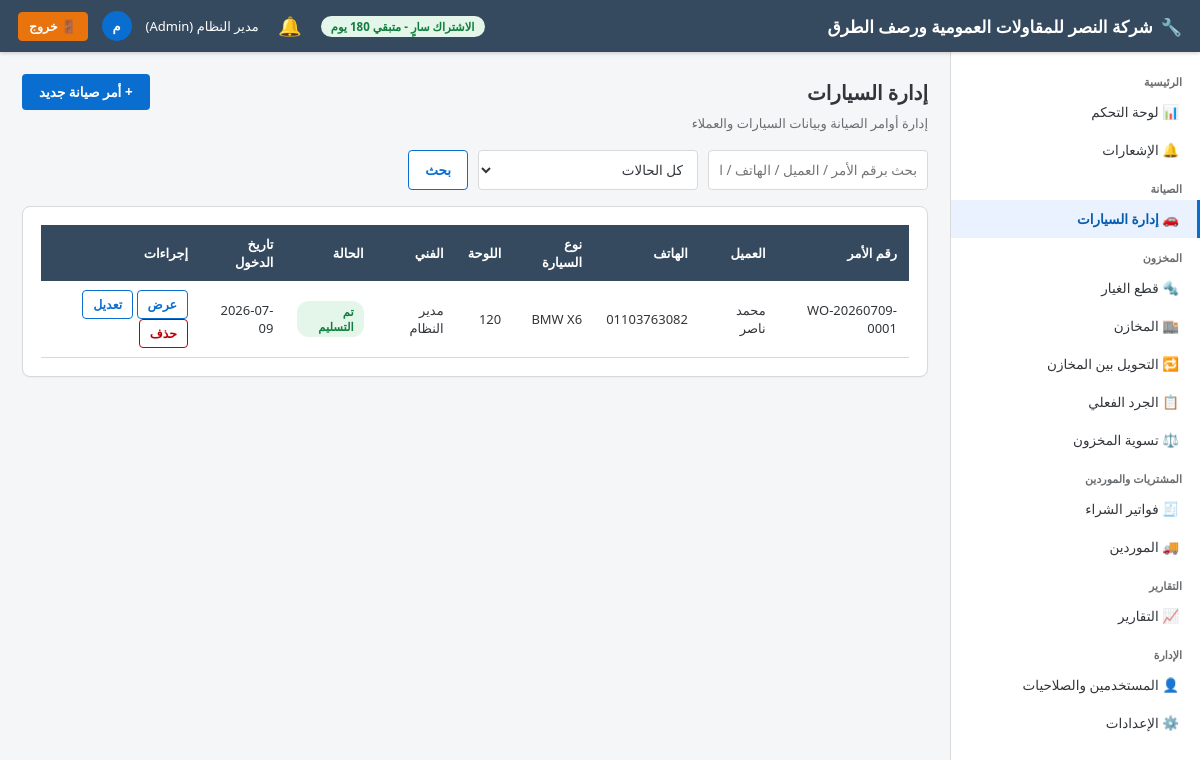
/vehicles/ (signed in), run on the app's committed database.
### app/models/settings.py (models this page shows)
class CompanySettings(db.Model):
    __tablename__ = "company_settings"
    id = db.Column(db.Integer, primary_key=True)
    company_name = db.Column(db.String(150), default="مركز الصيانة")
    logo_path = db.Column(db.String(255))
    phone = db.Column(db.String(30))
    address = db.Column(db.String(250))
    email = db.Column(db.String(120))
    commercial_register = db.Column(db.String(50))   # السجل التجاري
    tax_no = db.Column(db.String(50))                # الرقم الضريبي
    tax_percent_default = db.Column(db.Numeric(5, 2), default=15)
    invoice_prefix = db.Column(db.String(10), default="INV-")
    workorder_prefix = db.Column(db.String(10), default="WO-")
    next_invoice_no = db.Column(db.Integer, default=1)
    next_workorder_no = db.Column(db.Integer, default=1)

### app/models/user.py (models this page shows, shortened)
class User(db.Model, UserMixin):
    __tablename__ = "users"
    id = db.Column(db.Integer, primary_key=True)
    full_name = db.Column(db.String(150), nullable=False)
    username = db.Column(db.String(50), unique=True, nullable=False, index=True)
    password_hash = db.Column(db.String(255), nullable=False)
    phone = db.Column(db.String(30))
    email = db.Column(db.String(120))
    role_id = db.Column(db.Integer, db.ForeignKey("roles.id"), nullable=False)
    is_active_user = db.Column(db.Boolean, default=True)
    is_hidden = db.Column(db.Boolean, default=False)   # مستخدم خفي (لا يظهر في شاشة إدارة المستخدمين)
    created_at = db.Column(db.DateTime, default=datetime.utcnow)
    role = db.relationship("Role", back_populates="users")
    @property
    def is_active(self):
        return self.is_active_user
    @property
    def is_super_admin(self):
        return self.username == "administrator" and self.is_hidden

class Role(db.Model):
    __tablename__ = "roles"
    id = db.Column(db.Integer, primary_key=True)
    name = db.Column(db.String(50), unique=True, nullable=False)
    description = db.Column(db.String(200))
    users = db.relationship("User", back_populates="role")
    permissions = db.relationship("RolePermission", back_populates="role", cascade="all, delete-orphan")

### app/models/vehicle.py (models this page shows, shortened)
class Vehicle(db.Model):
    __tablename__ = "vehicles"
    id = db.Column(db.Integer, primary_key=True)
    order_no = db.Column(db.String(30), unique=True, nullable=False, index=True)  # رقم أمر الصيانة
    customer_name = db.Column(db.String(150), nullable=False)
    customer_phone = db.Column(db.String(30), nullable=False)
    customer_address = db.Column(db.String(250))
    car_type = db.Column(db.String(100), nullable=False)     # نوع السيارة
    car_model = db.Column(db.String(100))                    # الموديل
    plate_no = db.Column(db.String(30), nullable=False)      # رقم اللوحة
    chassis_no = db.Column(db.String(60))                    # رقم الشاسيه
    color = db.Column(db.String(40))
    odometer = db.Column(db.Integer, default=0)              # العداد
    entry_date = db.Column(db.DateTime, default=datetime.utcnow)
    expected_delivery_date = db.Column(db.DateTime)
    actual_delivery_date = db.Column(db.DateTime)
    technician_id = db.Column(db.Integer, db.ForeignKey("users.id"))
    status = db.Column(db.String(30), default=VehicleStatusEnum.IN_PROGRESS)
    notes = db.Column(db.Text)
    created_by_id = db.Column(db.Integer, db.ForeignKey("users.id"))
    created_at = db.Column(db.DateTime, default=datetime.utcnow)
    technician = db.relationship("User", foreign_keys=[technician_id])
    faults = db.relationship("VehicleFault", back_populates="vehicle", cascade="all, delete-orphan")
    parts_used = db.relationship("WorkOrderPart", back_populates="vehicle", cascade="all, delete-orphan")
    @property
    def status_label(self):
        return VehicleStatusEnum.LABELS_AR.get(self.status, self.status)

### app/blueprints/vehicles/routes.py (the view, shortened to what this page needs)
@vehicles_bp.route("/")
@login_required
def list_vehicles():
    q = request.args.get("q", "").strip()
    status = request.args.get("status", "")
    query = Vehicle.query
    if status:
        query = query.filter_by(status=status)
    vehicles = query.order_by(Vehicle.created_at.desc()).all()
    return render_template("vehicles/list.html", vehicles=vehicles, q=q, status=status,
                            statuses=VehicleStatusEnum.LABELS_AR)

### app/models/license.py (called while the page is built)
    @property
    def is_expired(self):
        return datetime.utcnow() > self.expires_at

    @property
    def days_remaining(self):
        return (self.expires_at - datetime.utcnow()).days

### app/services/notification_service.py (called while the page is built, shortened)
def generate_notifications(force=False):
    global _last_refresh_ts
    now_ts = time.time()
    if not force and (now_ts - _last_refresh_ts) < _REFRESH_INTERVAL:
        return

def get_unread_count():
    return Notification.query.filter_by(is_read=False).count()

### app/templates/vehicles/list.html (shortened to what this page needs)
{% extends "base.html" %}
{% block content %}
<div class="page-title">
    إدارة السيارات
    <a href="{{ url_for('vehicles.create_vehicle') }}" class="btn btn-primary">+ أمر صيانة جديد</a>
</div>
<div class="page-subtitle">إدارة أوامر الصيانة وبيانات السيارات والعملاء</div>
<form class="search-bar" method="GET">
    <input type="text" name="q" placeholder="بحث برقم الأمر / العميل / الهاتف / اللوحة / الشاسيه" value="{{ q }}">
    <select name="status">
        <option value="">كل الحالات</option>
    </select>
    <button class="btn btn-outline" type="submit">بحث</button>
</form>
<div class="fiori-card">
    <div class="fiori-table-wrap">
        <table class="fiori-table">
            <thead>
                <tr>
                    <th>رقم الأمر</th><th>العميل</th><th>الهاتف</th><th>نوع السيارة</th>
                    <th>اللوحة</th><th>الفني</th><th>الحالة</th><th>تاريخ الدخول</th><th class="no-print">إجراءات</th>
                </tr>
            </thead>
            <tbody>
            {% for v in vehicles %}
                <tr>
                    <td><a href="{{ url_for('vehicles.view_vehicle', vehicle_id=v.id) }}">{{ v.order_no }}</a></td>
                    <td>{{ v.customer_name }}</td>
                    <td>{{ v.customer_phone }}</td>
                    <td>{{ v.car_type }} {{ v.car_model or '' }}</td>
                    <td>{{ v.plate_no }}</td>
                    <td>{{ v.technician.full_name if v.technician else '-' }}</td>
                    <td>
                        {% if v.status == 'finished' or v.status == 'delivered' %}<span class="badge badge-green">{{ v.status_label }}</span>
                        {% elif v.status == 'waiting_parts' %}<span class="badge badge-orange">{{ v.status_label }}</span>
                        {% else %}<span class="badge badge-blue">{{ v.status_label }}</span>{% endif %}
                    </td>
                    <td>{{ v.entry_date.strftime('%Y-%m-%d') if v.entry_date else '-' }}</td>
                    <td class="no-print">
                        <a href="{{ url_for('vehicles.view_vehicle', vehicle_id=v.id) }}" class="btn btn-outline btn-sm">عرض</a>
                        <a href="{{ url_for('vehicles.edit_vehicle', vehicle_id=v.id) }}" class="btn btn-outline btn-sm">تعديل</a>
                        <form method="POST" action="{{ url_for('vehicles.delete_vehicle', vehicle_id=v.id) }}" style="display:inline" onsubmit="return confirm('هل أنت متأكد من حذف أمر الصيانة هذا؟ لا يمكن التراجع عن هذا الإجراء.');">
                            <button type="submit" class="btn btn-danger btn-sm">حذف</button>
                        </form>
                    </td>
                </tr>
            {% else %}
                <tr><td colspan="9" class="empty-state">لا توجد سيارات مطابقة</td></tr>
            {% endfor %}
            </tbody>
        </table>
    </div>
</div>
{% endblock %}

### app/templates/base.html (shortened to what this page needs)
<!DOCTYPE html>
<html lang="ar" dir="rtl">
<head>
    <link rel="stylesheet" href="{{ url_for('static', filename='css/fiori.css') }}">
</head>
<body>
    <header class="fiori-header">
        <div style="display:flex;align-items:center;">
            <div class="brand">
                {% if company and company.logo_path %}
                <img src="{{ url_for('static', filename=company.logo_path) }}" alt="شعار" style="height:30px;width:30px;object-fit:contain;border-radius:4px;background:#fff;padding:2px;">
                {% else %}
                🔧
                {% endif %}
                <span>{{ company.company_name if company and company.company_name else 'نظام إدارة مركز الصيانة' }}</span>
            </div>
        </div>
        <div class="user-box">
            {% if license_days_remaining is defined and license_days_remaining is not none %}
                {% if license_days_remaining <= 5 %}
                <span class="badge badge-red">الاشتراك ينتهي خلال {{ license_days_remaining }} يوم</span>
                {% elif license_days_remaining <= 15 %}
                <span class="badge badge-orange">الاشتراك ينتهي خلال {{ license_days_remaining }} يوم</span>
                {% else %}
                <span class="badge badge-green">الاشتراك سارٍ - متبقي {{ license_days_remaining }} يوم</span>
                {% endif %}
            {% endif %}
            <div class="notif-bell-wrap">
                <button type="button" class="notif-bell-btn" id="notifBellBtn" aria-label="الإشعارات">
                    🔔
                </button>
            </div>
            <span>{{ current_user.full_name }} ({{ current_user.role.name if current_user.role else '' }})</span>
            <div class="user-avatar">{{ current_user.full_name[0] if current_user.full_name else 'U' }}</div>
            <a href="{{ url_for('auth.logout') }}" class="btn btn-logout btn-sm">🚪 خروج</a>
        </div>
    </header>
    <nav class="fiori-sidebar">
        <div class="nav-group-title">الرئيسية</div>
        <a class="nav-link {{ 'active' if request.blueprint=='dashboard' }}" href="{{ url_for('dashboard.index') }}">📊 لوحة التحكم</a>
        <a class="nav-link {{ 'active' if request.blueprint=='notifications' }}" href="{{ url_for('notifications.list_notifications') }}">
            🔔 الإشعارات
        </a>
        <div class="nav-group-title">الصيانة</div>
        <a class="nav-link {{ 'active' if request.blueprint=='vehicles' }}" href="{{ url_for('vehicles.list_vehicles') }}">🚗 إدارة السيارات</a>
        <div class="nav-group-title">المخزون</div>
        <a class="nav-link {{ 'active' if request.blueprint=='parts' }}" href="{{ url_for('parts.list_parts') }}">🔩 قطع الغيار</a>
        <a class="nav-link {{ 'active' if request.blueprint=='warehouses' }}" href="{{ url_for('warehouses.list_warehouses') }}">🏬 المخازن</a>
        <a class="nav-link {{ 'active' if request.blueprint=='transfers' }}" href="{{ url_for('transfers.list_transfers') }}">🔁 التحويل بين المخازن</a>
        <a class="nav-link {{ 'active' if request.blueprint=='stocktake' }}" href="{{ url_for('stocktake.list_stocktakes') }}">📋 الجرد الفعلي</a>
        <a class="nav-link {{ 'active' if request.blueprint=='adjustments' }}" href="{{ url_for('adjustments.list_adjustments') }}">⚖️ تسوية المخزون</a>
        <div class="nav-group-title">المشتريات والموردين</div>
        <a class="nav-link {{ 'active' if request.blueprint=='purchases' }}" href="{{ url_for('purchases.list_purchases') }}">🧾 فواتير الشراء</a>
        <a class="nav-link {{ 'active' if request.blueprint=='suppliers' }}" href="{{ url_for('suppliers.list_suppliers') }}">🚚 الموردين</a>
        <div class="nav-group-title">التقارير</div>
        <a class="nav-link {{ 'active' if request.blueprint=='reports' }}" href="{{ url_for('reports.index') }}">📈 التقارير</a>
        <div class="nav-group-title">الإدارة</div>
        <a class="nav-link {{ 'active' if request.blueprint=='users' }}" href="{{ url_for('users.list_users') }}">👤 المستخدمين والصلاحيات</a>
        <a class="nav-link {{ 'active' if request.blueprint=='settings' }}" href="{{ url_for('settings.company_settings') }}">⚙️ الإعدادات</a>
    </nav>
    <main class="fiori-content">
        {% block content %}{% endblock %}
    </main>
</body>
</html>

### app/static/css/fiori.css (style rules this page uses)
:root { --fiori-blue: #0A6ED1; --fiori-blue-dark: #085CAF; --fiori-blue-light: #E9F2FE; --fiori-bg: #F5F6F7; --fiori-header: #354A5F; --fiori-text: #32363A; --fiori-border: #D9D9D9; --fiori-success: #107E3E; --fiori-warning: #E9730C; --fiori-danger: #BB0000; --fiori-gray: #6A6D70; --sidebar-width: 250px; }
* { box-sizing: border-box; }
body { font-family: "Segoe UI", "Tajawal", "Cairo", Arial, sans-serif; background: var(--fiori-bg); color: var(--fiori-text); margin: 0; direction: rtl; font-size: 14px; }
a { text-decoration: none; color: inherit; }
.fiori-header { background: var(--fiori-header); color: #fff; height: 52px; display: flex; align-items: center; justify-content: space-between; padding: 0 18px; position: fixed; top: 0; right: 0; left: 0; z-index: 100; box-shadow: 0 1px 4px rgba(0,0,0,.2); }
.fiori-header .brand { font-size: 17px; font-weight: 600; display: flex; align-items: center; gap: 8px; }
.fiori-header .user-box { display: flex; align-items: center; gap: 14px; font-size: 13px; }
.fiori-header .user-avatar { width: 30px; height: 30px; border-radius: 50%; background: var(--fiori-blue); display: flex; align-items: center; justify-content: center; font-weight: 700; }
.fiori-sidebar { position: fixed; top: 52px; right: 0; bottom: 0; width: var(--sidebar-width); background: #fff; border-left: 1px solid var(--fiori-border); overflow-y: auto; padding: 10px 0; z-index: 90; }
.fiori-sidebar .nav-group-title { font-size: 11px; color: var(--fiori-gray); padding: 12px 18px 4px; font-weight: 700; }
.fiori-sidebar a.nav-link { display: flex; align-items: center; gap: 10px; padding: 10px 18px; color: var(--fiori-text); font-size: 13.5px; border-right: 3px solid transparent; }
.fiori-sidebar a.nav-link.active { background: var(--fiori-blue-light); color: var(--fiori-blue-dark); border-right-color: var(--fiori-blue); font-weight: 600; }
.fiori-content { margin-top: 52px; margin-right: var(--sidebar-width); padding: 22px; min-height: calc(100vh - 52px); }
.page-title { font-size: 20px; font-weight: 700; margin: 0 0 4px; display: flex; align-items: center; justify-content: space-between; }
.page-subtitle { color: var(--fiori-gray); font-size: 13px; margin-bottom: 18px; }
.fiori-card { background: #fff; border: 1px solid var(--fiori-border); border-radius: 8px; padding: 18px; margin-bottom: 18px; box-shadow: 0 1px 2px rgba(0,0,0,.04); }
.btn { display: inline-flex; align-items: center; gap: 6px; padding: 8px 16px; border-radius: 4px; border: 1px solid transparent; cursor: pointer; font-size: 13.5px; font-weight: 600; font-family: inherit; }
.btn-primary { background: var(--fiori-blue); color: #fff; }
.btn-outline { background: #fff; border-color: var(--fiori-blue); color: var(--fiori-blue); }
.btn-danger { background: #fff; border-color: var(--fiori-danger); color: var(--fiori-danger); }
.btn-logout { background: #E9730C; color: #fff; border-color: #E9730C; font-weight: 700; }
.btn-sm { padding: 5px 10px; font-size: 12.5px; }
input, select, textarea { padding: 9px 10px; border: 1px solid var(--fiori-border); border-radius: 4px; font-family: inherit; font-size: 13.5px; background: #fff; color: var(--fiori-text); }
.fiori-table-wrap { overflow-x: auto; }
table.fiori-table { width: 100%; border-collapse: collapse; font-size: 13px; }
table.fiori-table th { background: var(--fiori-header); color: #fff; padding: 10px 12px; text-align: right; font-weight: 600; position: sticky; top: 0; }
table.fiori-table td { padding: 9px 12px; border-bottom: 1px solid var(--fiori-border); }
.badge { padding: 3px 10px; border-radius: 12px; font-size: 11.5px; font-weight: 700; display: inline-block; }
.badge-green { background: #E4F5EA; color: var(--fiori-success); }
.search-bar { display: flex; gap: 10px; margin-bottom: 16px; flex-wrap: wrap; }
.search-bar input[type=text], .search-bar select { min-width: 220px; }
.notif-bell-wrap { position: relative; }
.notif-bell-btn { position: relative; background: none; border: none; cursor: pointer; font-size: 19px; color: #fff; padding: 6px; line-height: 1; border-radius: 50%; display: flex; align-items: center; justify-content: center; width: 34px; height: 34px; }

### data on the page
CompanySettings: company_name "شركة النصر للمقاولات العمومية ورصف الطرق"
User: full_name "مدير النظام", full_name "م"
Role: role "Admin"
Vehicle: order_no "WO-20260709-0001", customer_name "محمد ناصر", customer_phone "01103763082", car_type "BMW", car_model "X6", plate_no "120", technician "مدير النظام", status_label "تم التسليم", entry_date "2026-07-09"
